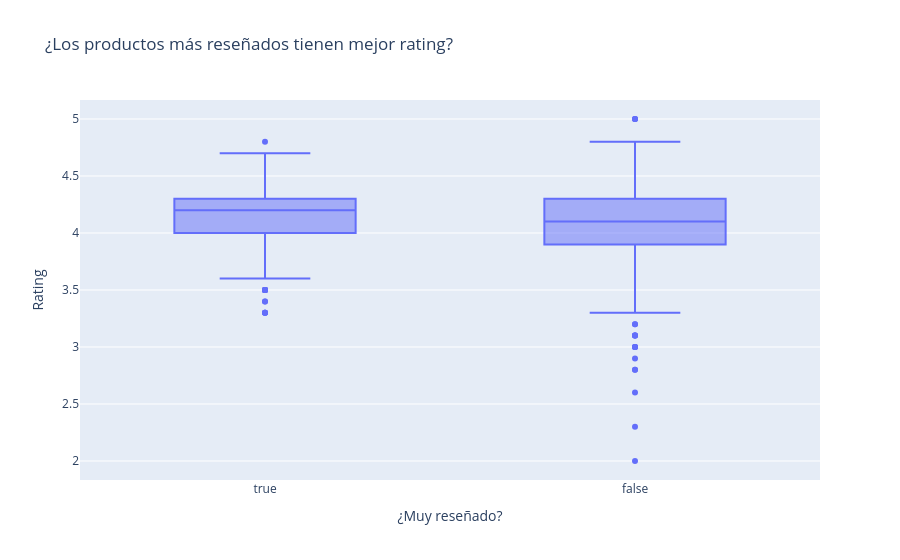

Notebook code cell kept with this figure:
### Markdown cell above
---
# PARTE B (cont.) — Análisis autónomo e interpretación

## Paso 13 — Explora una pregunta propia

### Code cell
# Ejemplo de análisis dirigido: ¿los productos más reseñados son mejor calificados?
df["muy_reseñado"] = df["rating_count"] > df["rating_count"].median()

fig = px.box(df, x="muy_reseñado", y="rating",
             title="¿Los productos más reseñados tienen mejor rating?",
             labels={"muy_reseñado": "¿Muy reseñado?", "rating": "Rating"})
fig.show()

print("Rating promedio:")
print(df.groupby("muy_reseñado")["rating"].mean().round(3))

### Figure 1 — Plotly figure (JSON) as saved in the notebook; plotly's stock layout.template omitted (floating-point values rounded to 4 significant figures; data arrays with more than 128 entries replaced by an {"elided": "..."} marker saying what was removed)
{"data": [{"alignmentgroup": "True", "hovertemplate": "¿Muy reseñado?=%{x}<br>Rating=%{y}<extra></extra>", "legendgroup": "", "marker": {"color": "#636efa"}, "name": "", "notched": false, "offsetgroup": "", "orientation": "v", "showlegend": false, "type": "box", "x": {"elided": "1465 bool values"}, "x0": " ", "xaxis": "x", "y": {"elided": "1465 float values"}, "y0": " ", "yaxis": "y"}], "layout": {"boxmode": "group", "legend": {"tracegroupgap": 0}, "title": {"text": "¿Los productos más reseñados tienen mejor rating?"}, "xaxis": {"anchor": "y", "domain": [0.0, 1.0], "title": {"text": "¿Muy reseñado?"}}, "yaxis": {"anchor": "x", "domain": [0.0, 1.0], "title": {"text": "Rating"}}}}
